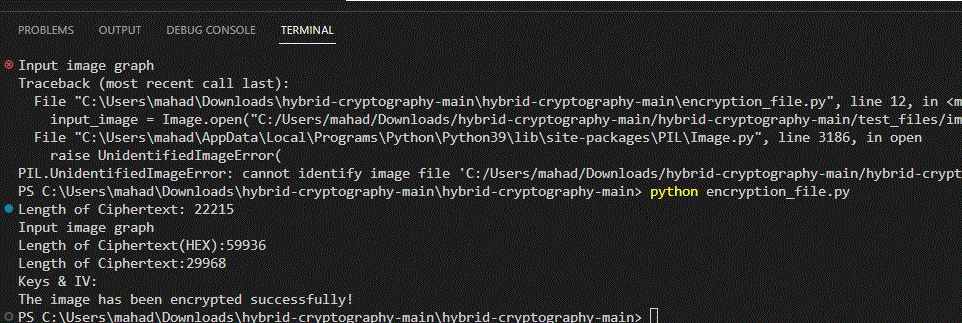
#> input picture test_files/tryout.jpg, 962 x 323 px
$ python encryption_file.py
#> lines starting #> are read from the running program, lines starting #| are printed output that depends on the picture
from aes_2 import *
# from aes import *
from blowfish import *
from rsa import *

with open("./test_files/tryout.jpg","rb") as file:
    plaintext = file.read()


print("Length of Ciphertext: "+str(len(plaintext)))
print("Input image graph")
input_image = Image.open("./test_files/tryout.jpg")
#> input_image is the input picture: PIL image 962x323 P; mean R, G, B, A 42.1, 42, 41.9, 255
input_hist = input_image.histogram()
#> input_hist = 256 values, max 72206 at index 49, min 0 at index 4, mean 1213.8
plt.title("Histogram of Input Image")
plt.xlabel("Intensity Value")
plt.ylabel("Frequency")
plt.plot(input_hist)
plt.show()
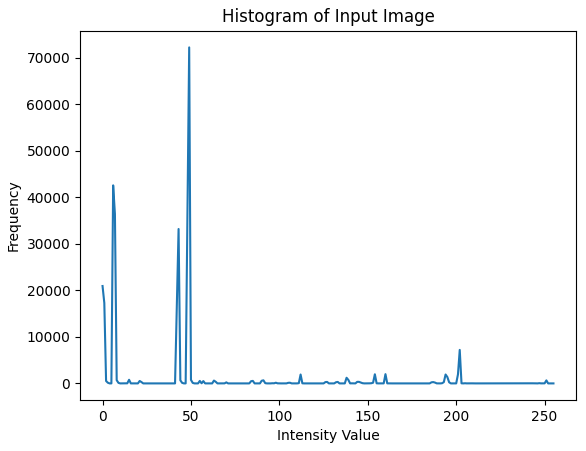
#> figure drawn by matplotlib, 1 panel; curve peaks at x = 49, y = 72206

# Dictionary of Keys
keys_iv = {}

# Blowfish Layer 1

blowfish_key = 'my 16bit Blowfish key'.encode()
#> (the run stopped early here; a loop or call above may not have finished)
